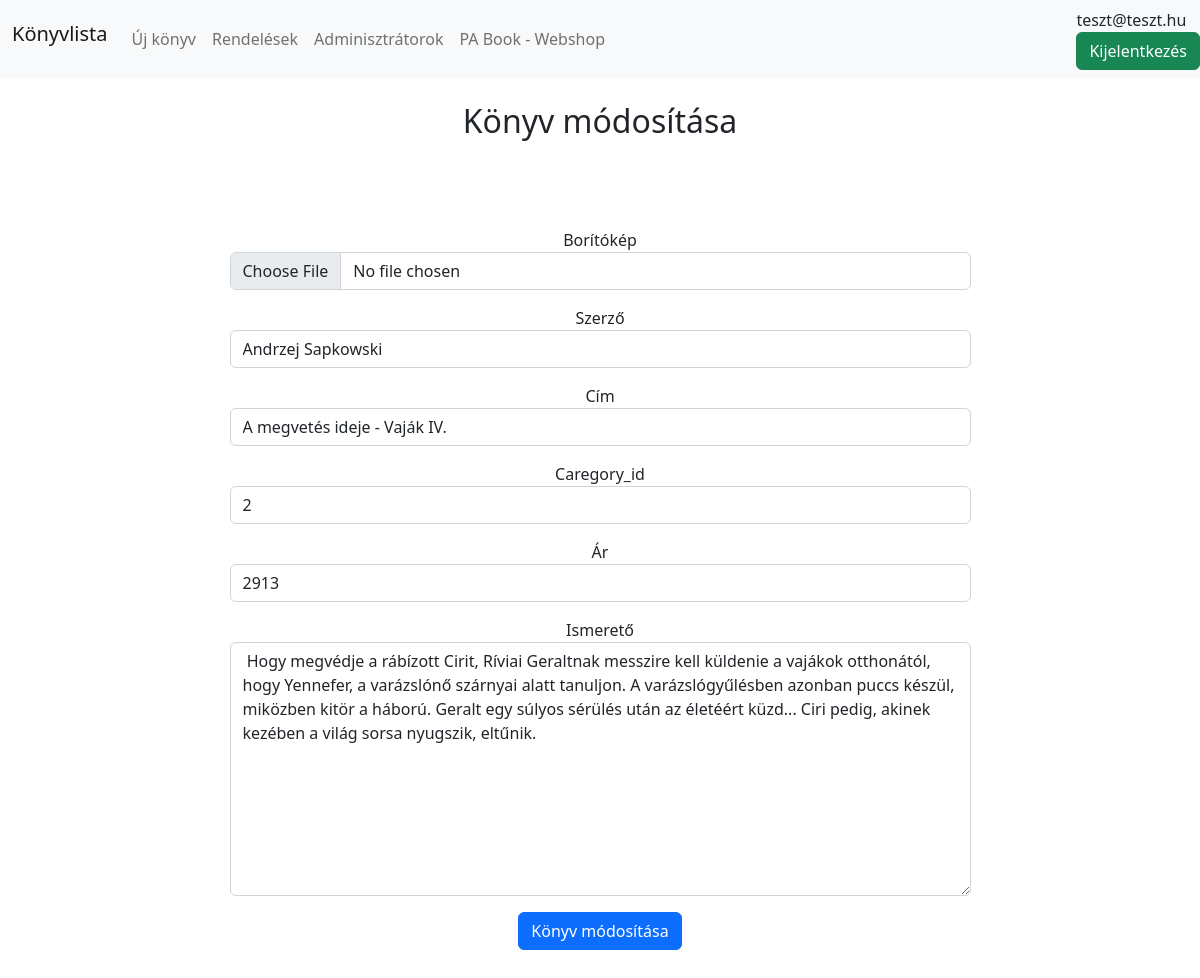
Screenshot of /admin/admin_modosit.php?id=30 (signed in) with the database file from the repository.
### tables this page shows
CREATE TABLE `product` (
  `id` int(10) NOT NULL AUTO_INCREMENT,
  `category_id` int(10) NOT NULL,
  `author` varchar(255) NOT NULL,
  `title` varchar(255) NOT NULL,
  `price` int(10) NOT NULL,
  `description` text,
  `book_img` varchar(255) DEFAULT NULL,
  PRIMARY KEY (`id`),
  KEY `fk_category_idx` (`category_id`),
  CONSTRAINT `fk_category` FOREIGN KEY (`category_id`) REFERENCES `category` (`id`) ON DELETE NO ACTION ON UPDATE NO ACTION
);

### admin/admin_modosit.php (the view, shortened to what this page needs)
<?php
require_once ('config.inc.php');
?>
<!DOCTYPE html>
<html lang="en">
<head>
    <link href="https://cdn.jsdelivr.net/npm/bootstrap@5.2.2/dist/css/bootstrap.min.css" rel="stylesheet">
    <link rel="stylesheet" href="https://cdnjs.cloudflare.com/ajax/libs/font-awesome/6.2.0/css/all.min.css" />
</head>
<body>
  <?php
    $c = file_get_contents('admin_navigation.html');
    $c = str_ireplace('###admin_email###', $_SESSION['admin_email'], $c);
    echo $c;
  ?>
  <div class="container">
    <h2 class="text-center my-4"> Könyv módosítása </h2>
    <?php
        if(isset($_GET["id"])){
            $id = $_GET["id"];
            $sql = "SELECT * FROM product WHERE id='$id'";
            $result = mysqli_query($db, $sql);
            while($row = mysqli_fetch_array($result)){
                ?>
                    <form action="" method="post" class="mx-auto w-75 text-center p-5" enctype="multipart/form-data">
                        <label>Borítókép</label>
                        <input type="file" name="book_img" class="form-control mb-3" value="<?php  echo $row["book_img"];  ?>">
                        <label>Szerző</label>
                        <input type="text" name="author" class="form-control mb-3" value="<?php echo $row["author"];  ?>">
                        <label>Cím</label>
                        <input type="text" name="title" class="form-control mb-3" value="<?php echo $row["title"];  ?>">
                        <label>Caregory_id</label>
                        <input type="text" name="category_id" class="form-control mb-3" value="<?php echo $row["category_id"];  ?>">
                        <label>Ár</label>
                        <input type="text" name="price" class="form-control mb-3" value="<?php echo $row["price"];  ?>">
                        <label>Ismerető</label>
                        <textarea name="description" class="form-control mb-3" cols="30" rows="10"> <?php echo $row["description"]; ?> </textarea>
                        <button type="submit" name="update" class="btn btn-primary">Könyv módosítása</button>
                    </form>
                <?php
            }
        }
    ?>
  </div>
</body>
</html>

### rows the page displays
product: author "Andrzej Sapkowski", title "A megvetés ideje - Vaják IV.", category_id "2", price "2913", description "Hogy megvédje a rábízott Cirit, Ríviai Geraltnak messzire kell küldenie a vajákok otthonától, hogy Yennefer, a varázslónő szárnyai alatt tanuljon. A varázslógyűlésben azonban puccs készül, miközben kitör a háború. Geralt egy súlyos sérülés után az életéért küzd... Ciri pedig, akinek kezében a világ sorsa nyugszik, eltűnik."

### other values shown
$c "Könyvlista Új könyv Rendelések Adminisztrátorok PA Book - Webshop teszt@teszt.hu Kijelentkezés"
